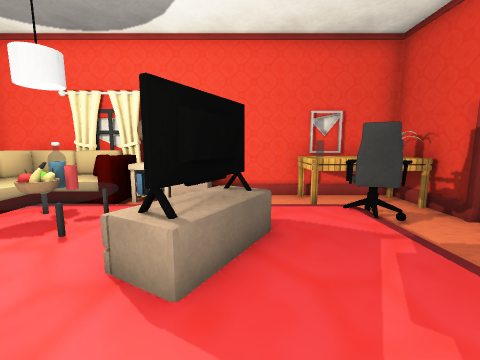
View 1 (above)

16 first-person views from a walk through a 3-D level made in the Unity game engine. The camera is 1.4 m above the floor, tilts 8° down and sees 90° across. Doors are open. The floor is counted in squares, 1 m on a side. Each view is taken from the middle of a square. On the plan, view 1 faces up. The plan holds only what a view shows up to about 13 squares ahead; the rest is blank. The place goes on beyond the plan. Some animated figures are left out. Some surface patterns are stand-ins.

View 2
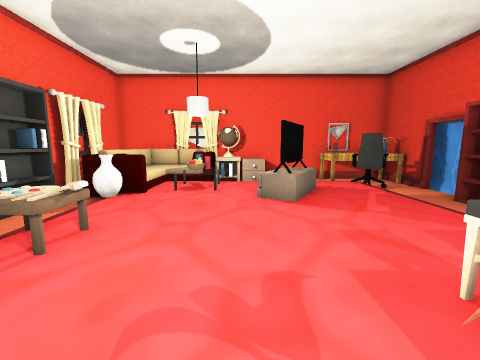

View 3
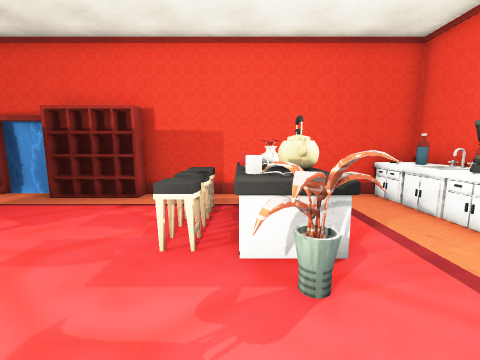

View 4
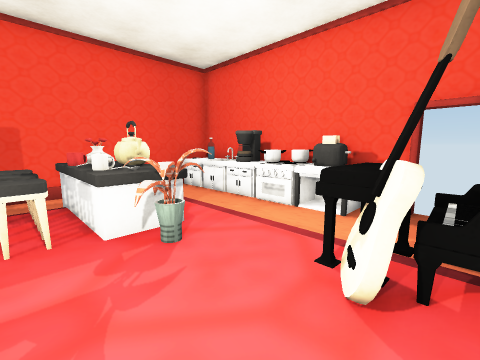

View 5
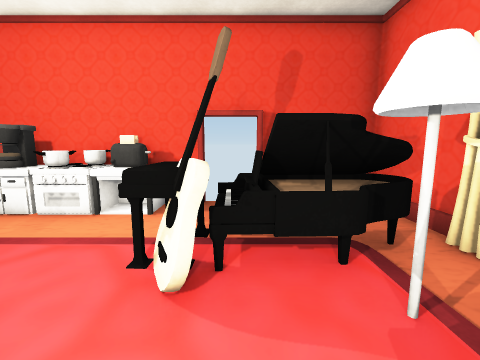

View 6
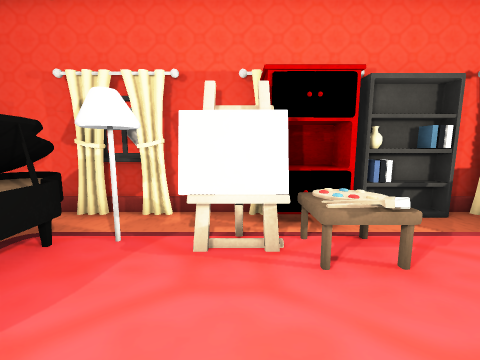

View 7
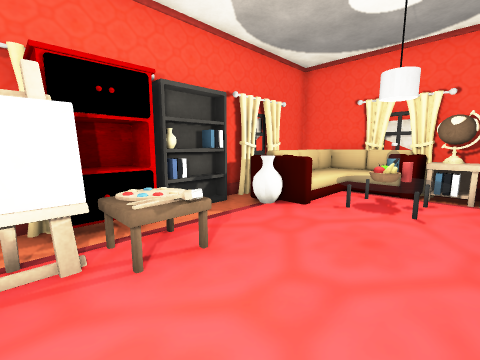

View 8
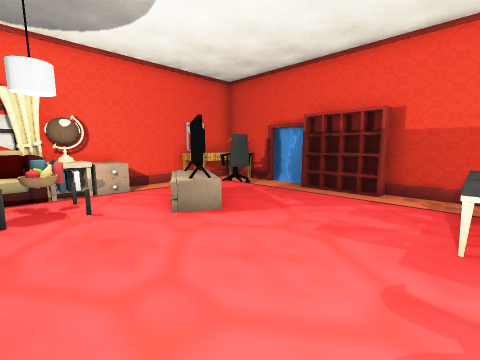

View 9
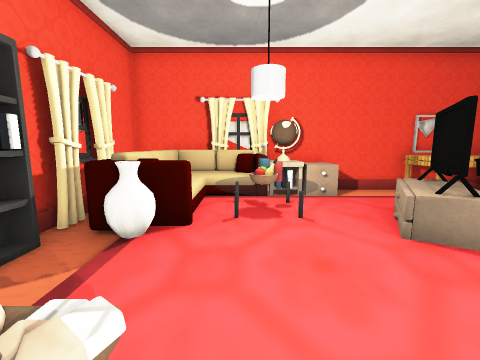

View 10
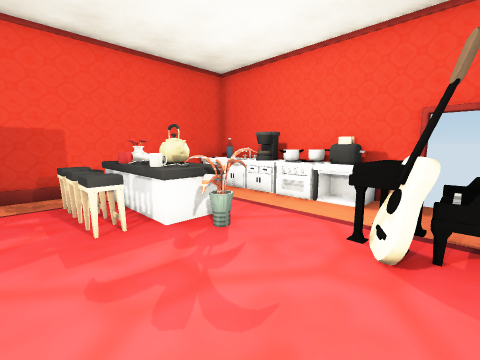

View 11
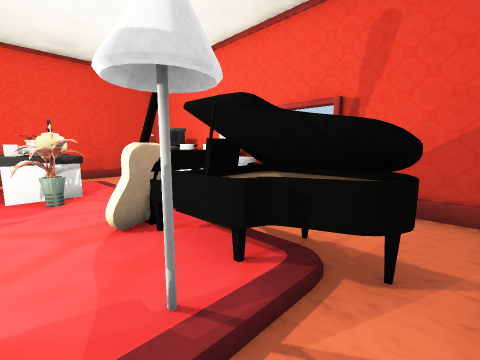

View 12
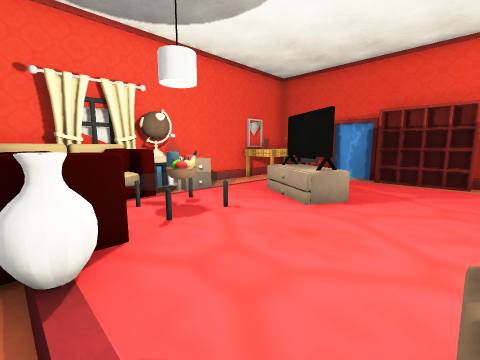

View 13
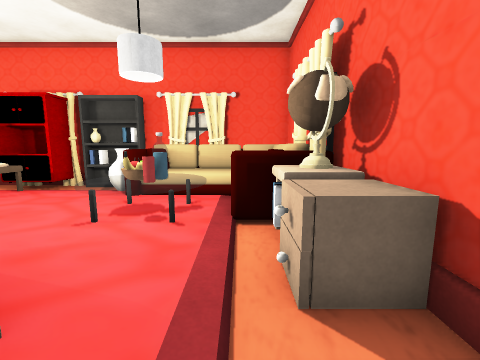

View 14
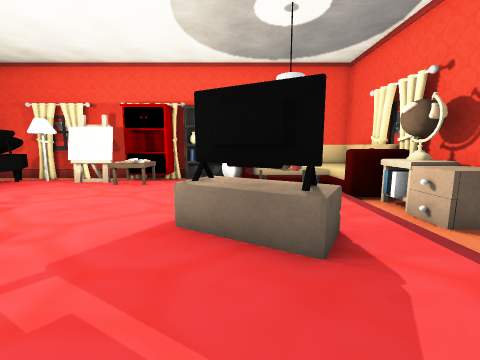

View 15
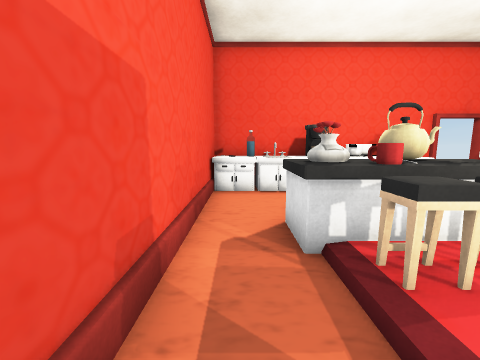

View 16
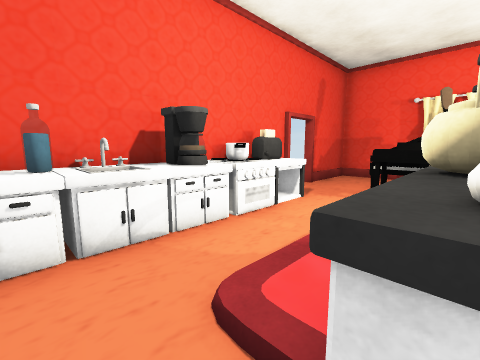

### Floor plan
Key: @ floor where view 1 was taken; # wall or solid block; . main floor; - floor 0.25 m lower than the main floor; / step, stairs or slope; D open door; ^ raised ledge; S sofa; T table; C chair; H shelf; L stool; M machine; I sink; G guitar; P piano; A cabinet; O other object.
Columns run from 8 left of view 1 to 5 right of it. Each row starts with its distance up from view 1.
  8 ##########OO##
  7 # SSSOOO--TTT#
  6 # SSSS////TC##
  5 #SSSTO....CCDD
  4 #SSSTT..O../-#
  3 #HOO.T.OO../H#
  2 #O/....O.../-H
  1 #OO......../HH
  0 #A/O....@../-#
 -1 #A/O......./-#
 -2 #-/O....LLL/-#
 -3 #-/....#^OO^-#
 -4 #-OOG..#OOO^-#
 -5 #-PPPP...../-#
 -6 #-PPPP-------#
 -7 #------------#
 -8 #-----OOOMMIO^
 -9 ####DD######^#

Where each view was taken, in squares from view 1:
view 1: 0 up, 0 right, facing up
view 2: 4 down, 2 left, facing up
view 3: 3 down, 3 left, facing right
view 4: 2 down, 4 left, facing down-right
view 5: 2 down, 4 left, facing down
view 6: 2 down, 2 left, facing left
view 7: 2 down, 2 left, facing up-left
view 8: 2 down, 4 left, facing up-right
view 9: 1 down, 4 left, facing up
view 10: 1 down, 4 left, facing down-right
view 11: 3 down, 7 left, facing down-right
view 12: 0 up, 6 left, facing up-right
view 13: 6 up, 1 right, facing left
view 14: 3 up, 3 right, facing left
view 15: 0 up, 4 right, facing down
view 16: 4 down, 4 right, facing down-left
